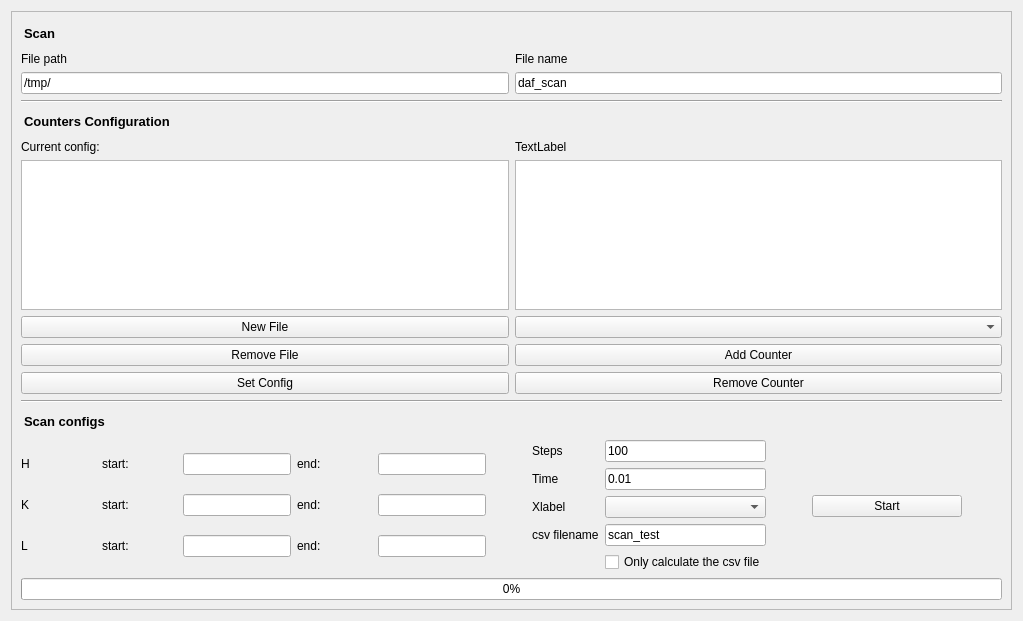
     <widget class="QWidget" name="tab_scan">
      <attribute name="title">
       <string>Scan</string>
      </attribute>
      <layout class="QVBoxLayout" name="verticalLayout_4">
       <item>
        <widget class="QFrame" name="frame_2">
         <property name="frameShape">
          <enum>QFrame::StyledPanel</enum>
         </property>
         <property name="frameShadow">
          <enum>QFrame::Raised</enum>
         </property>
         <layout class="QVBoxLayout" name="verticalLayout_7">
          <item>
           <layout class="QVBoxLayout" name="verticalLayout_5">
            <item>
             <widget class="QLabel" name="label_50">
              <property name="styleSheet">
               <string notr="true"> QLabel {
    qproperty-alignment: AlignCenter;
    padding: 5px 0px;
    color: rgb(0, 0, 0);
    max-height: 15px;
    font-size: 10pt;
	font-weight: bold; 
}</string>
              </property>
              <property name="text">
               <string>Scan</string>
              </property>
             </widget>
            </item>
            <item>
             <layout class="QGridLayout" name="gridLayout_13">
              <item row="2" column="0">
               <widget class="QLineEdit" name="lineEdit">
                <property name="text">
                 <string>/tmp/</string>
                </property>
               </widget>
              </item>
              <item row="0" column="0">
               <widget class="QLabel" name="label_51">
                <property name="text">
                 <string>File path</string>
                </property>
               </widget>
              </item>
              <item row="0" column="1">
               <widget class="QLabel" name="label_52">
                <property name="text">
                 <string>File name</string>
                </property>
               </widget>
              </item>
              <item row="2" column="1">
               <widget class="QLineEdit" name="lineEdit_2">
                <property name="text">
                 <string>daf_scan</string>
                </property>
               </widget>
              </item>
             </layout>
            </item>
           </layout>
          </item>
          <item>
           <widget class="Line" name="line_7">
            <property name="orientation">
             <enum>Qt::Horizontal</enum>
            </property>
           </widget>
          </item>
          <item>
           <widget class="QLabel" name="label_53">
            <property name="styleSheet">
             <string notr="true"> QLabel {
    qproperty-alignment: AlignCenter;
    padding: 5px 0px;
    color: rgb(0, 0, 0);
    max-height: 15px;
    font-size: 10pt;
	font-weight: bold; 
}</string>
            </property>
            <property name="text">
             <string>Counters Configuration</string>
            </property>
           </widget>
          </item>
          <item>
           <layout class="QHBoxLayout" name="horizontalLayout_2">
            <item>
             <widget class="QLabel" name="label_54">
              <property name="text">
               <string>Current config:</string>
              </property>
             </widget>
            </item>
            <item>
             <widget class="QLabel" name="label_current_config">
              <property name="text">
               <string>TextLabel</string>
              </property>
             </widget>
            </item>
           </layout>
          </item>
          <item>
           <layout class="QHBoxLayout" name="horizontalLayout">
            <item>
             <widget class="QListWidget" name="listWidget_counters">
              <property name="sizePolicy">
               <sizepolicy hsizetype="Expanding" vsizetype="Fixed">
                <horstretch>0</horstretch>
                <verstretch>0</verstretch>
               </sizepolicy>
              </property>
              <property name="maximumSize">
               <size>
                <width>16777215</width>
                <height>150</height>
               </size>
              </property>
             </widget>
            </item>
            <item>
             <widget class="QTreeWidget" name="treeWidget_counters">
              <property name="sizePolicy">
               <sizepolicy hsizetype="Expanding" vsizetype="Fixed">
                <horstretch>0</horstretch>
                <verstretch>0</verstretch>
               </sizepolicy>
              </property>
              <property name="maximumSize">
               <size>
                <width>16777215</width>
                <height>150</height>
               </size>
              </property>
              <property name="autoScrollMargin">
               <number>16</number>
              </property>
              <attribute name="headerVisible">
               <bool>false</bool>
              </attribute>
              <column>
               <property name="text">
                <string notr="true">1</string>
               </property>
              </column>
             </widget>
            </item>
           </layout>
          </item>
          <item>
           <layout class="QGridLayout" name="gridLayout_14">
            <item row="4" column="1">
             <widget class="QPushButton" name="pushButton_remove_counter">
              <property name="text">
               <string>Remove Counter</string>
              </property>
              <property name="shortcut">
               <string>Del</string>
              </property>
             </widget>
            </item>
            <item row="1" column="0">
             <widget class="QPushButton" name="pushButton_new_counter_file">
              <property name="text">
               <string>New File</string>
              </property>
             </widget>
            </item>
            <item row="4" column="0">
             <widget class="QPushButton" name="pushButton_set_config_counter">
              <property name="text">
               <string>Set Config</string>
              </property>
             </widget>
            </item>
            <item row="3" column="1">
             <widget class="QPushButton" name="pushButton_add_counter">
              <property name="text">
               <string>Add Counter</string>
              </property>
             </widget>
            </item>
            <item row="3" column="0">
             <widget class="QPushButton" name="pushButton_remove_counter_file">
              <property name="text">
               <string>Remove File</string>
              </property>
             </widget>
            </item>
            <item row="1" column="1">
             <widget class="QComboBox" name="comboBox_counters">
              <property name="styleSheet">
               <string notr="true"> QLabel {
    qproperty-alignment: AlignCenter;
    padding: 5px 0px;
    color: rgb(0, 0, 0);
    max-height: 15px;
    font-size: 10pt;
	font-weight: bold; 
}</string>
              </property>
              <property name="maxVisibleItems">
               <number>10</number>
              </property>
             </widget>
            </item>
           </layout>
          </item>
          <item>
           <widget class="Line" name="line_8">
            <property name="orientation">
             <enum>Qt::Horizontal</enum>
            </property>
           </widget>
          </item>
          <item>
           <widget class="QLabel" name="label_58">
            <property name="autoFillBackground">
             <bool>false</bool>
            </property>
            <property name="styleSheet">
             <string notr="true"> QLabel {
    qproperty-alignment: AlignCenter;
    padding: 5px 0px;
    color: rgb(0, 0, 0);
    max-height: 15px;
    font-size: 10pt;
	font-weight: bold; 
}</string>
            </property>
            <property name="text">
             <string>Scan configs</string>
            </property>
           </widget>
          </item>
          <item>
           <layout class="QHBoxLayout" name="horizontalLayout_4">
            <item>
             <layout class="QGridLayout" name="gridLayout_15">
              <item row="1" column="2">
               <widget class="QLineEdit" name="lineEdit_ki"/>
              </item>
              <item row="1" column="0">
               <widget class="QLabel" name="label_56">
                <property name="minimumSize">
                 <size>
                  <width>75</width>
                  <height>0</height>
                 </size>
                </property>
                <property name="text">
                 <string>K</string>
                </property>
               </widget>
              </item>
              <item row="2" column="0">
               <widget class="QLabel" name="label_57">
                <property name="minimumSize">
                 <size>
                  <width>75</width>
                  <height>0</height>
                 </size>
                </property>
                <property name="text">
                 <string>L</string>
                </property>
               </widget>
              </item>
              <item row="0" column="1">
               <widget class="QLabel" name="label_60">
                <property name="minimumSize">
                 <size>
                  <width>75</width>
                  <height>0</height>
                 </size>
                </property>
                <property name="text">
                 <string>start:</string>
                </property>
               </widget>
              </item>
              <item row="2" column="4">
               <widget class="QLineEdit" name="lineEdit_lf"/>
              </item>
              <item row="1" column="3">
               <widget class="QLabel" name="label_64">
                <property name="minimumSize">
                 <size>
                  <width>75</width>
                  <height>0</height>
                 </size>
                </property>
                <property name="text">
                 <string>end:</string>
                </property>
               </widget>
              </item>
              <item row="0" column="3">
               <widget class="QLabel" name="label_63">
                <property name="minimumSize">
                 <size>
                  <width>75</width>
                  <height>0</height>
                 </size>
                </property>
                <property name="text">
                 <string>end:</string>
                </property>
               </widget>
              </item>
              <item row="0" column="2">
               <widget class="QLineEdit" name="lineEdit_hi"/>
              </item>
              <item row="1" column="4">
               <widget class="QLineEdit" name="lineEdit_kf"/>
              </item>
              <item row="0" column="0">
               <widget class="QLabel" name="label_55">
                <property name="minimumSize">
                 <size>
                  <width>75</width>
                  <height>0</height>
                 </size>
                </property>
                <property name="text">
                 <string>H</string>
                </property>
               </widget>
              </item>
              <item row="0" column="4">
               <widget class="QLineEdit" name="lineEdit_hf"/>
              </item>
              <item row="2" column="3">
               <widget class="QLabel" name="label_65">
                <property name="minimumSize">
                 <size>
                  <width>75</width>
                  <height>0</height>
                 </size>
                </property>
                <property name="text">
                 <string>end:</string>
                </property>
               </widget>
              </item>
              <item row="2" column="2">
               <widget class="QLineEdit" name="lineEdit_li"/>
              </item>
              <item row="1" column="1">
               <widget class="QLabel" name="label_61">
                <property name="minimumSize">
                 <size>
                  <width>75</width>
                  <height>0</height>
                 </size>
                </property>
                <property name="text">
                 <string>start:</string>
                </property>
               </widget>
              </item>
              <item row="2" column="1">
               <widget class="QLabel" name="label_62">
                <property name="minimumSize">
                 <size>
                  <width>75</width>
                  <height>0</height>
                 </size>
                </property>
                <property name="text">
                 <string>start:</string>
                </property>
               </widget>
              </item>
             </layout>
            </item>
            <item>
             <spacer name="horizontalSpacer_7">
              <property name="orientation">
               <enum>Qt::Horizontal</enum>
              </property>
              <property name="sizeType">
               <enum>QSizePolicy::Expanding</enum>
              </property>
              <property name="sizeHint" stdset="0">
               <size>
                <width>40</width>
                <height>20</height>
               </size>
              </property>
             </spacer>
            </item>
            <item>
             <layout class="QGridLayout" name="gridLayout_18">
              <item row="0" column="1">
               <widget class="QLineEdit" name="lineEdit_step">
                <property name="text">
                 <string>100</string>
                </property>
               </widget>
              </item>
              <item row="2" column="1">
               <widget class="QComboBox" name="comboBox_xlabel"/>
              </item>
              <item row="1" column="0">
               <widget class="QLabel" name="label_67">
                <property name="text">
                 <string>Time</string>
                </property>
               </widget>
              </item>
              <item row="0" column="0">
               <widget class="QLabel" name="label_66">
                <property name="text">
                 <string>Steps</string>
                </property>
               </widget>
              </item>
              <item row="4" column="1">
               <widget class="QCheckBox" name="checkBox_only_csv">
                <property name="text">
                 <string>Only calculate the csv file</string>
                </property>
               </widget>
              </item>
              <item row="3" column="0">
               <widget class="QLabel" name="label_69">
                <property name="text">
                 <string>csv filename</string>
                </property>
               </widget>
              </item>
              <item row="3" column="1">
               <widget class="QLineEdit" name="lineEdit_csv_filename">
                <property name="text">
                 <string>scan_test</string>
                </property>
               </widget>
              </item>
              <item row="2" column="0">
               <widget class="QLabel" name="label_68">
                <property name="text">
                 <string>Xlabel</string>
                </property>
               </widget>
              </item>
              <item row="1" column="1">
               <widget class="QLineEdit" name="lineEdit_time">
                <property name="text">
                 <string>0.01</string>
                </property>
               </widget>
              </item>
             </layout>
            </item>
            <item>
             <spacer name="horizontalSpacer_8">
              <property name="orientation">
               <enum>Qt::Horizontal</enum>
              </property>
              <property name="sizeHint" stdset="0">
               <size>
                <width>40</width>
                <height>20</height>
               </size>
              </property>
             </spacer>
            </item>
            <item>
             <widget class="QPushButton" name="pushButton_start_scan">
              <property name="minimumSize">
               <size>
                <width>150</width>
                <height>0</height>
               </size>
              </property>
              <property name="text">
               <string>Start</string>
              </property>
              <property name="shortcut">
               <string>Return</string>
              </property>
              <property name="autoRepeatDelay">
               <number>300</number>
              </property>
              <property name="autoRepeatInterval">
               <number>100</number>
              </property>
             </widget>
            </item>
            <item>
             <spacer name="horizontalSpacer_15">
              <property name="orientation">
               <enum>Qt::Horizontal</enum>
              </property>
              <property name="sizeHint" stdset="0">
               <size>
                <width>40</width>
                <height>20</height>
               </size>
              </property>
             </spacer>
            </item>
           </layout>
          </item>
          <item>
           <widget class="QProgressBar" name="progressBar">
            <property name="value">
             <number>0</number>
            </property>
           </widget>
          </item>
         </layout>
        </widget>
       </item>
      </layout>
     </widget>
